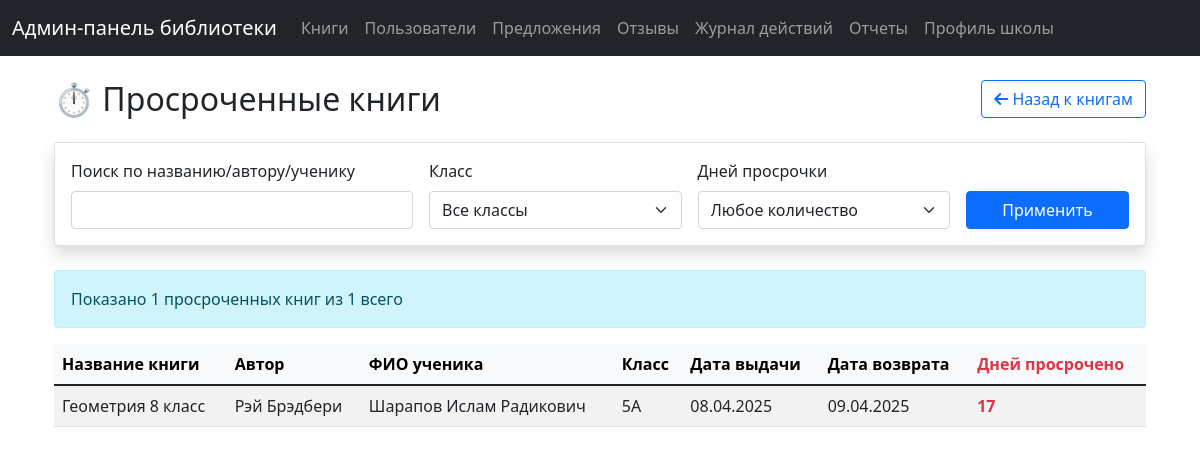
The app's page /overdue-books (signed in), older data.
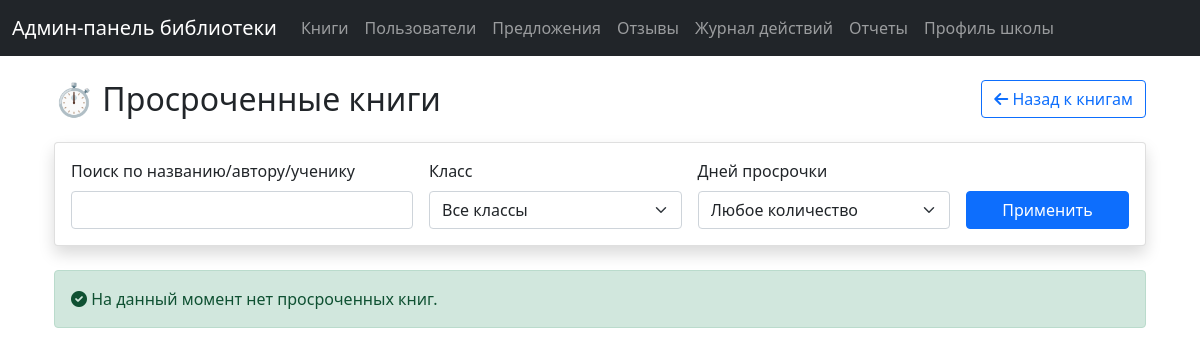
The same page, newer data.
### tables this page shows
CREATE TABLE borrowed_books (
                    id INTEGER PRIMARY KEY AUTOINCREMENT,
                    user_id INTEGER,
                    book_id INTEGER,
                    copy_id INTEGER,
                    reservation_id INTEGER,
                    borrow_date TIMESTAMP,
                    return_date TIMESTAMP,
                    status TEXT DEFAULT 'borrowed', extended INTEGER DEFAULT 0, is_textbook INTEGER DEFAULT 0, is_mass_issue INTEGER DEFAULT 0,
                    FOREIGN KEY (user_id) REFERENCES users (id),
                    FOREIGN KEY (book_id) REFERENCES books (id),
                    FOREIGN KEY (copy_id) REFERENCES book_copies (id),
                    FOREIGN KEY (reservation_id) REFERENCES book_reservations (id)
                );

CREATE TABLE books (
                    id INTEGER PRIMARY KEY AUTOINCREMENT,
                    title TEXT NOT NULL,
                    author TEXT NOT NULL,
                    description TEXT,
                    quantity INTEGER DEFAULT 0,
                    theme TEXT
                , pages INTEGER, edition_number TEXT, publication_year INTEGER, publisher TEXT, is_textbook TEXT DEFAULT 'N', isbn TEXT);

CREATE TABLE users (
                    id INTEGER PRIMARY KEY,
                    username TEXT,
                    full_name TEXT,
                    phone TEXT,
                    role TEXT DEFAULT 'user',
                    is_blocked INTEGER DEFAULT 0,
                    created_at TIMESTAMP DEFAULT CURRENT_TIMESTAMP
                , class TEXT);

### routes.py (the view)
@router.get("/overdue-books")
async def overdue_books_page(
    request: Request,
    page: int = Query(1, ge=1),
    search: str = Query(""),
    class_filter: str = Query("", alias="class"),
    days_filter: Optional[str] = Query("", alias="days")
):
    try:
        if not is_admin(request):
            return RedirectResponse(url="/login", status_code=302)
        with get_db() as conn:
            cursor = conn.cursor()
            per_page = 15
            offset = (page - 1) * per_page
            base_query = """
                SELECT
                    b.title,
                    b.author,
                    u.full_name as student_name,
                    u.class,
                    u.id as user_id,
                    bb.id as borrowed_id,
                    bb.borrow_date,
                    bb.return_date,
                    CAST(julianday(date('now')) - julianday(date(bb.return_date)) AS INTEGER) as days_overdue
                FROM
                    borrowed_books bb
                JOIN
                    book_copies bc ON bb.copy_id = bc.id
                JOIN
                    books b ON bc.book_id = b.id
                JOIN
                    users u ON bb.user_id = u.id
                WHERE
                    bb.status = 'borrowed'
                    AND bb.return_date < date('now')
            """
            conditions = []
            params = []
            if search:
                conditions.append("(b.title LIKE ? OR b.author LIKE ? OR u.full_name LIKE ?)")
                search_param = f"%{search}%"
                params.extend([search_param, search_param, search_param])
            if class_filter:
                conditions.append("u.class = ?")
                params.append(class_filter)
            if days_filter and days_filter.isdigit():
                conditions.append("(julianday(date('now')) - julianday(date(bb.return_date))) >= ?")
                params.append(int(days_filter))
            if conditions:
                base_query += " AND " + " AND ".join(conditions)
            base_query += " ORDER BY days_overdue DESC"
            count_query = f"""
                SELECT
                    COUNT(*)
                FROM
                    borrowed_books bb
                JOIN
                    book_copies bc ON bb.copy_id = bc.id
                JOIN
                    books b ON bc.book_id = b.id
                JOIN
                    users u ON bb.user_id = u.id
                WHERE
                    bb.status = 'borrowed'
                    AND bb.return_date < date('now')
            """
            if conditions:
                count_query += " AND " + " AND ".join(conditions)
            cursor.execute(count_query, params)
            total_overdue = cursor.fetchone()[0]
            base_query += " LIMIT ? OFFSET ?"
            params.extend([per_page, offset])
            cursor.execute(base_query, params)
            overdue_data = cursor.fetchall()
            overdue_books = [dict(zip([column[0] for column in cursor.description], row)) for row in overdue_data]
            for book in overdue_books:
                book['borrow_date'] = datetime.fromisoformat(book['borrow_date']).strftime("%d.%m.%Y")
                book['return_date'] = datetime.fromisoformat(book['return_date']).strftime("%d.%m.%Y")
            cursor.execute("SELECT DISTINCT class FROM users WHERE class IS NOT NULL AND class != '' ORDER BY class")
            classes = [row[0] for row in cursor.fetchall()]
            total_pages = (total_overdue + per_page - 1) // per_page if total_overdue > 0 else 1
            return templates.TemplateResponse("overdue_books.html", {
                "request": request,
                "overdue_books": overdue_books,
                "total_overdue": total_overdue,
                "current_page": page,
                "total_pages": total_pages,
                "search_query": search,
                "class_filter": class_filter,
                "days_filter": days_filter,
                "classes": classes,
                "max": max,
                "min": min
            })
    except Exception as e:
        logging.error(f"Error loading overdue books page: {e}")
        return templates.TemplateResponse("error.html", {"request": request, "error": f"Ошибка загрузки страницы просроченных книг: {e}"})

### admin_panel/templates/overdue_books.html (shortened to what this page needs)
{% extends "base.html" %}
{% block content %}
<div class="container mt-4">
    <div class="d-flex justify-content-between align-items-center mb-4">
        <h2 class="mb-0">
            <span class="text-danger">⏱️</span> Просроченные книги
        </h2>
        <a href="/books" class="btn btn-outline-primary">
            <i class="fas fa-arrow-left"></i> Назад к книгам
        </a>
    </div>
    <div class="card mb-4">
        <div class="card-body">
            <form method="get" action="/overdue-books">
                <div class="row g-3">
                    <div class="col-md-4">
                        <label for="search" class="form-label">Поиск по названию/автору/ученику</label>
                        <input type="text" class="form-control" id="search" name="search" value="{{ search_query }}">
                    </div>
                    <div class="col-md-3">
                        <label for="class_filter" class="form-label">Класс</label>
                        <select class="form-select" id="class_filter" name="class">
                            <option value="">Все классы</option>
                        </select>
                    </div>
                    <div class="col-md-3">
                        <label for="days_overdue" class="form-label">Дней просрочки</label>
                        <select class="form-select" id="days_overdue" name="days">
                            <option value="">Любое количество</option>
                        </select>
                    </div>
                    <div class="col-md-2 d-flex align-items-end">
                        <button type="submit" class="btn btn-primary w-100">Применить</button>
                    </div>
                </div>
            </form>
        </div>
    </div>
    {% if overdue_books %}
        <div class="alert alert-info">
            Показано {{ overdue_books|length }} просроченных книг из {{ total_overdue }} всего
        </div>
        <div class="table-responsive">
            <table class="table table-striped table-hover">
                <thead class="table-light">
                    <tr>
                        <th scope="col">Название книги</th>
                        <th scope="col">Автор</th>
                        <th scope="col">ФИО ученика</th>
                        <th scope="col">Класс</th>
                        <th scope="col">Дата выдачи</th>
                        <th scope="col">Дата возврата</th>
                        <th scope="col" class="text-danger">Дней просрочено</th>
                    </tr>
                </thead>
                <tbody>
                    {% for book in overdue_books %}
                    <tr>
                        <td>{{ book.title }}</td>
                        <td>{{ book.author }}</td>
                        <td>{{ book.student_name }}</td>
                        <td>{{ book.class }}</td>
                        <td>{{ book.borrow_date }}</td>
                        <td>{{ book.return_date }}</td>
                        <td class="text-danger fw-bold">{{ book.days_overdue }}</td>
                    </tr>
                    {% endfor %}
                </tbody>
            </table>
        </div>
    {% else %}
        <div class="alert alert-success">
            <i class="fas fa-check-circle"></i> На данный момент нет просроченных книг.
        </div>
    {% endif %}
</div>
{% endblock %}

Row changes from the older to the newer data that the page shows:
removed borrowed_books: title "Геометрия 8 класс", author "Рэй Брэдбери", student_name "Шарапов Ислам Радикович", class "5А", borrow_date "08.04.2025", return_date "09.04.2025", days_overdue "17"
Text that changed along with them:
{{ overdue_books|length }}: "1" → (not shown)
{{ total_overdue }}: "1" → (not shown)
text no longer shown: "Показано просроченных книг из всего Название книги Автор ФИО ученика Класс Дата выдачи Дата возврата Дней просрочено"
text now shown: "На данный момент нет просроченных книг."
